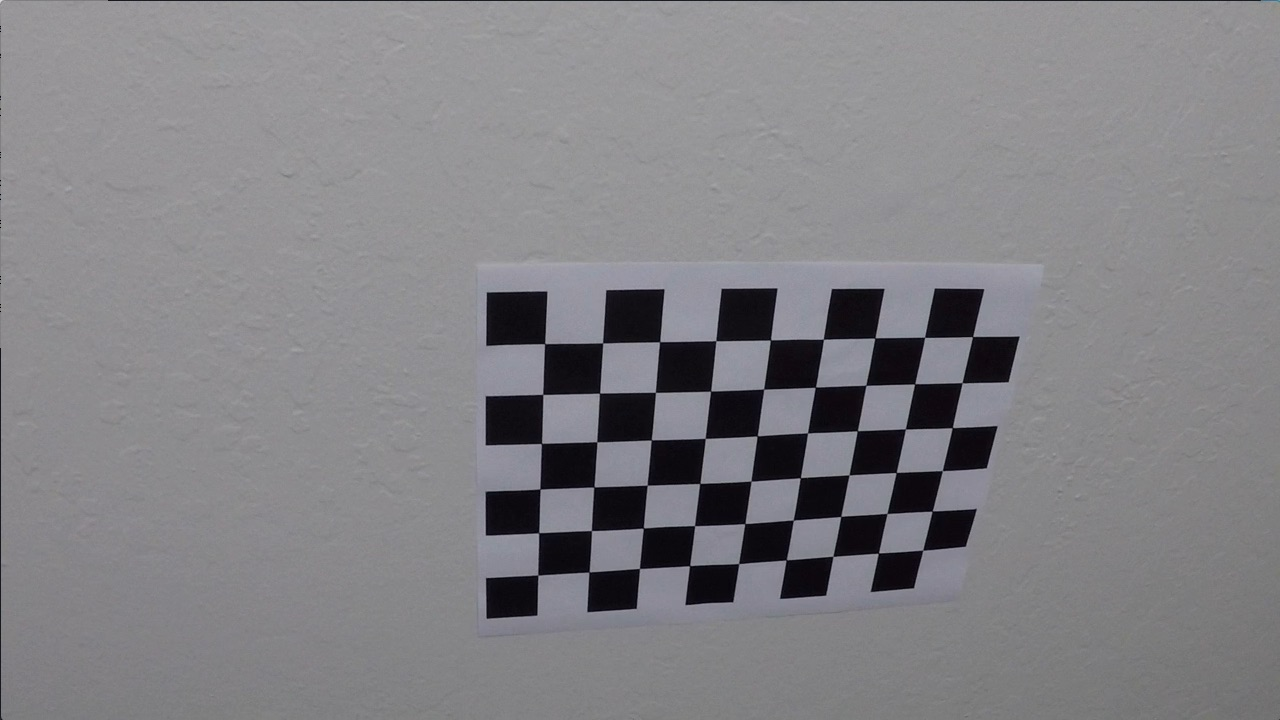
#> input picture camera_cal/calibration10.jpg, 1280 x 720 px; its folder holds only this picture in this run
$ jupyter execute --allow-errors Advance-Lane-Finding.ipynb   (shell and % lines are left out)   (older library calls are emulated)
#> lines starting #> are read from the running program, lines starting #| are printed output that depends on the picture; after the words box and inside, x2 and y2 are one past the last pixel; in counts of white or black regions, pixels touching at a corner belong together
[cell 1]
import numpy as np
import matplotlib.pyplot as plt
import matplotlib.image as mpimg
import matplotlib.gridspec as gridspec
import glob
import cv2

[cell 2]
# prepare object points
objp = np.zeros((6*9,3), np.float32)
objp[:,:2] = np.mgrid[0:9,0:6].T.reshape(-1,2)

# Arrays to store object points and image points from all the images.
objpoints = [] # 3d points in real world space
imgpoints = [] # 2d points in image plane.

# Make a list of calibration images
images = glob.glob('./camera_cal/calibration*.jpg')

# Step through the list and search for chessboard corners
for i, filename in enumerate(images):
    img = cv2.imread(filename)
#> img is the input picture: shape (720, 1280, 3); mean B, G, R 133.1, 129.4, 130.2
    img_chessboard = np.copy(img)
    gray = cv2.cvtColor(img,cv2.COLOR_BGR2GRAY)

    # Find the chessboard corners
    ret, corners = cv2.findChessboardCorners(gray, (9,6),None)
#> ret = True; corners = 54 rows, first 8: [545.3, 343.1], [602.7, 342.8], [660.1, 341.3], [715.8, 340.7], [770.6, 340], [823.5, 339.2], [874.3, 338.5], [925.1, 337.4]

    # If found, add object points, image points
    if ret == True:
        objpoints.append(objp)
        imgpoints.append(corners)

        # Draw chessboard
        cv2.drawChessboardCorners(img_chessboard, (9,6), corners, ret)
#> img_chessboard: shape (720, 1280, 3); 1.91% of pixels changed, all inside (x1, y1, x2, y2) = (532, 331, 980, 582)

#> (a cell that did not finish here is left out)

[cell 4]
def cal_undistort(img, objpoints, imgpoints):

    ret, mtx, dist, rvecs, tvecs = cv2.calibrateCamera(objpoints, imgpoints, img.shape[0:2], None, None)

    # using CV2 Undistort
    undist = cv2.undistort(img, mtx, dist, None, mtx)

    return undist

[cell 5]
# Read a test image
img = mpimg.imread("test_images/straight_lines1.jpg")
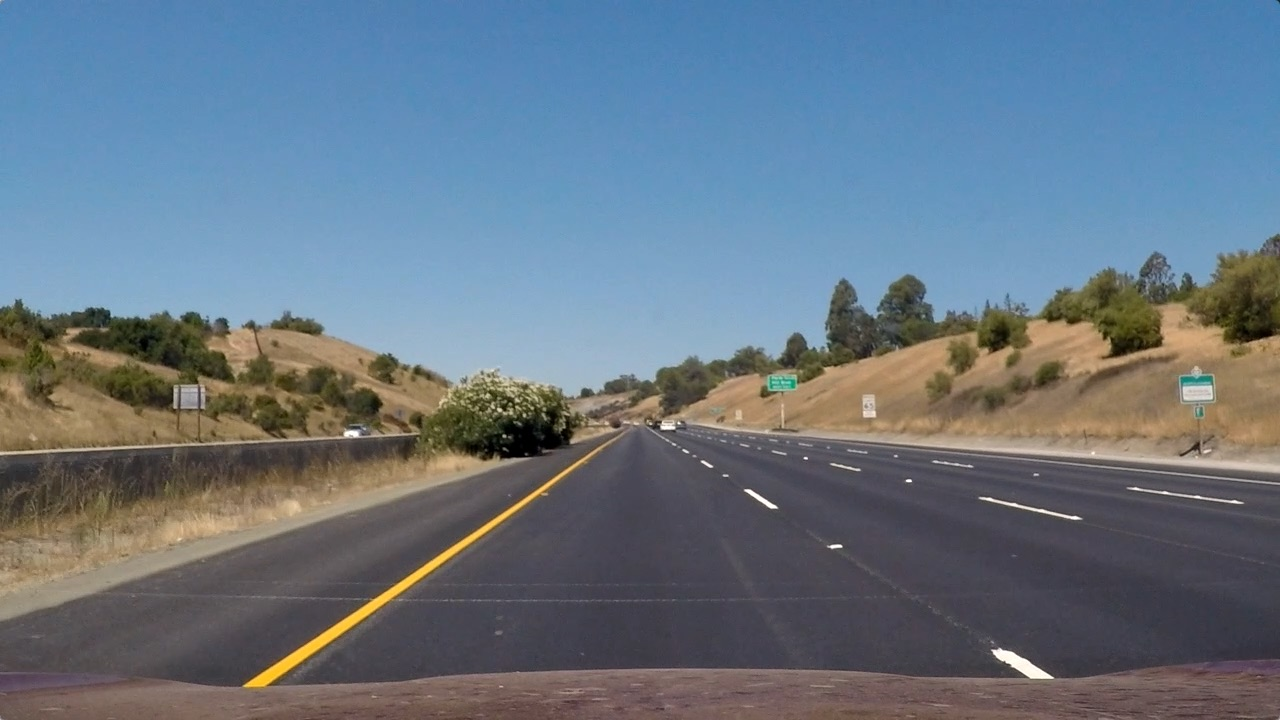
#> input picture test_images/straight_lines1.jpg, 1280 x 720 px
#> img is the input picture: shape (720, 1280, 3); mean R, G, B 103.2, 117.7, 131.2
# Undistorting the test image


img_undistorted = cal_undistort(img, objpoints, imgpoints)
#> in cal_undistort, `ret, mtx, dist, rvecs, tvecs = cv2.calibrateCamera(objpoints, imgpoint..`: ret = 0.714; mtx = [[737.2, 0, 466.5], [0, 560.8, 623.9], [0, 0, 1]]; dist = [[-0.0616, -0.0725, -0.053, 0.0274, 0.0478]]; rvecs = ([0.27, -0.164, -0.0427],); tvecs = ([1.24, -6.02, 12.79],)

# Plot Original and Undistorted Test Image
plt.figure(figsize=(20,50))
plt.subplots_adjust(hspace = .2, wspace=.05)

# Plot Original Test Image
plt.subplot(1,2,1)
plt.title('Original Test Image', fontsize=30)
fig =plt.imshow(img)

# Plot Undistorted Test Image
plt.subplot(1,2,2)
plt.title('Undistorted Test Image', fontsize=30)
fig =plt.imshow(img_undistorted)

[cell 6]
# capture image dimensions
img_size = (img.shape[1], img.shape[0])
#> img_size = (1280, 720)

#width and height
w = img.shape[1]
#> w = 1280
h = img.shape[0]
#> h = 720

print(img_size)
#| (1280, 720)
# Set parameter to source and destination point of views
top_right = (725, 455)
top_left = (555, 455)
botom_right = (1280, 680)
botom_left = (0, 680)

# Source
src = np.float32([[top_right],[top_left],[botom_right],[botom_left]])

# Destination
dst = np.float32([[w,0],[0,0],[w,h],[0,h]])

# Creating a Matriz form source and destination points and transform image
M = cv2.getPerspectiveTransform(src, dst)
warped = cv2.warpPerspective(img_undistorted, M, img_size, flags=cv2.INTER_LINEAR)

# Plot Original and Undistorted Test Image
plt.figure(figsize=(20,50))
plt.subplots_adjust(hspace = .2, wspace=.05)

# Plot Original Test Image
plt.subplot(1,2,1)
plt.title('Original Test Image', fontsize=30)
fig =plt.imshow(img)

# Plot Undistorted Test Image
plt.subplot(1,2,2)
plt.title('Warped Test Image', fontsize=30)
fig =plt.imshow(warped)

[cell 7]
#transform in gray scale
gray = cv2.cvtColor(warped, cv2.COLOR_RGB2GRAY)

#aplying CV2 Sobel
sobelx = cv2.Sobel(gray, cv2.CV_64F, 1, 0)
#Take the absolute value of the output from cv2.Sobel()
abs_sobelx = np.absolute(sobelx)
# Scale the result to an 8-bit range (0-255)
scaled_sobel = np.uint8(255*abs_sobelx/np.max(abs_sobelx))

# Apply lower and upper thresholds
thresh_min = 20
thresh_max = 100

# Create binary_output
sxbinary = np.zeros_like(scaled_sobel)
sxbinary[(scaled_sobel >= thresh_min) & (scaled_sobel <= thresh_max)] = 1
plt.imshow(sxbinary, cmap='gray')

[cell 8]
def abs_sobel_thresh(img, orient='x', thresh_min=0, thresh_max=255):
    # Convert to grayscale
#> called with orient = 'x', thresh_min = 20, thresh_max = 100
    gray = cv2.cvtColor(img, cv2.COLOR_RGB2GRAY)
    # Apply x or y gradient with the OpenCV Sobel() function
    # and take the absolute value
    if orient == 'x':
        abs_sobel = np.absolute(cv2.Sobel(gray, cv2.CV_64F, 1, 0))
    if orient == 'y':
        abs_sobel = np.absolute(cv2.Sobel(gray, cv2.CV_64F, 0, 1))
    # Rescale back to 8 bit integer
    scaled_sobel = np.uint8(255*abs_sobel/np.max(abs_sobel))
    # Create a copy and apply the threshold
    binary_output = np.zeros_like(scaled_sobel)
    # Here I'm using inclusive (>=, <=) thresholds, but exclusive is ok too
    binary_output[(scaled_sobel >= thresh_min) & (scaled_sobel <= thresh_max)] = 1

    # Return the result
    return binary_output

[cell 9]
# Run the function
grad_binary = abs_sobel_thresh(img, orient='x', thresh_min=20, thresh_max=100)
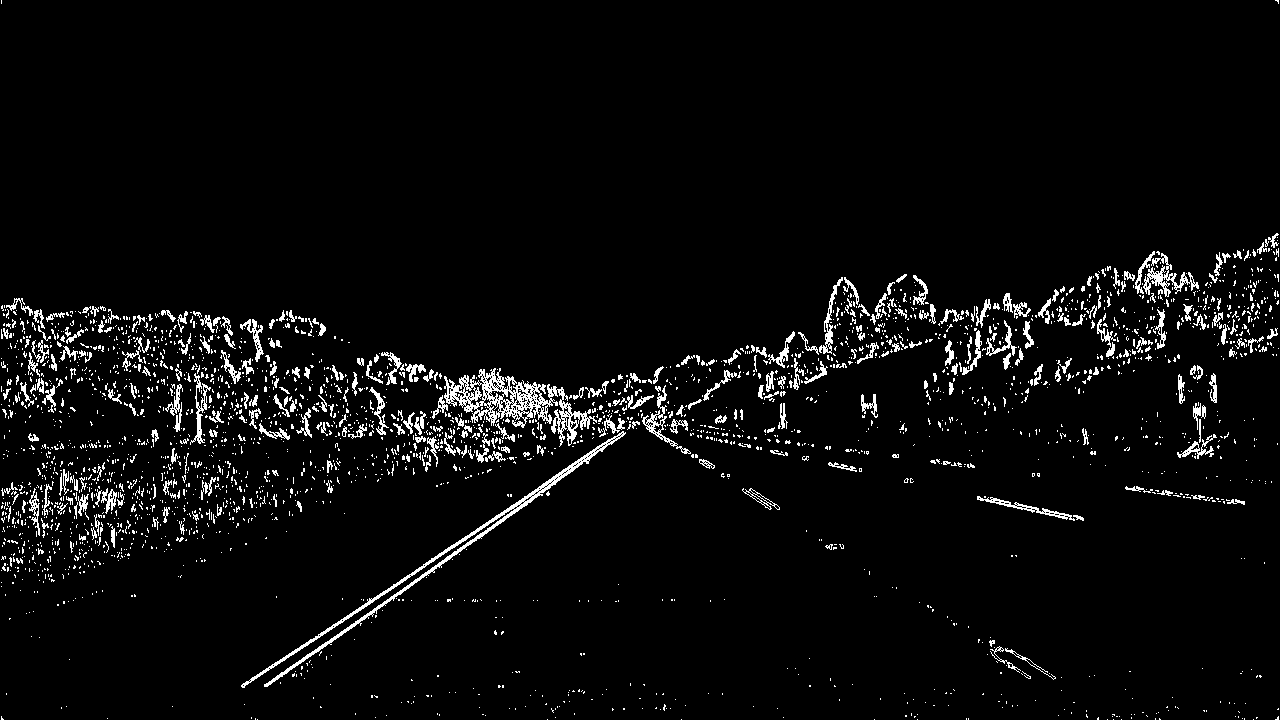
#> grad_binary: shape (720, 1280); values 0 (black) and 1 (white), 4.2% white in thin lines or dots
# Plot the result
f, (ax1, ax2) = plt.subplots(1, 2, figsize=(24, 9))
f.tight_layout()
ax1.imshow(img)
ax1.set_title('Original Image', fontsize=50)
ax2.imshow(grad_binary, cmap='gray')
ax2.set_title('Thresholded Gradient', fontsize=50)
plt.subplots_adjust(left=0., right=1, top=0.9, bottom=0.)

[cell 10]
def mag_thresh(img, sobel_kernel=3, mag_thresh=(0, 255)):

    # Convert to grayscale
#> called with sobel_kernel = 3, mag_thresh = (30, 100)
    gray = cv2.cvtColor(img, cv2.COLOR_RGB2GRAY)
    # Take both Sobel x and y gradients
    sobelx = cv2.Sobel(gray, cv2.CV_64F, 1, 0, ksize=sobel_kernel)
    sobely = cv2.Sobel(gray, cv2.CV_64F, 0, 1, ksize=sobel_kernel)
    # Calculate the gradient magnitude
    gradmag = np.sqrt(sobelx**2 + sobely**2)
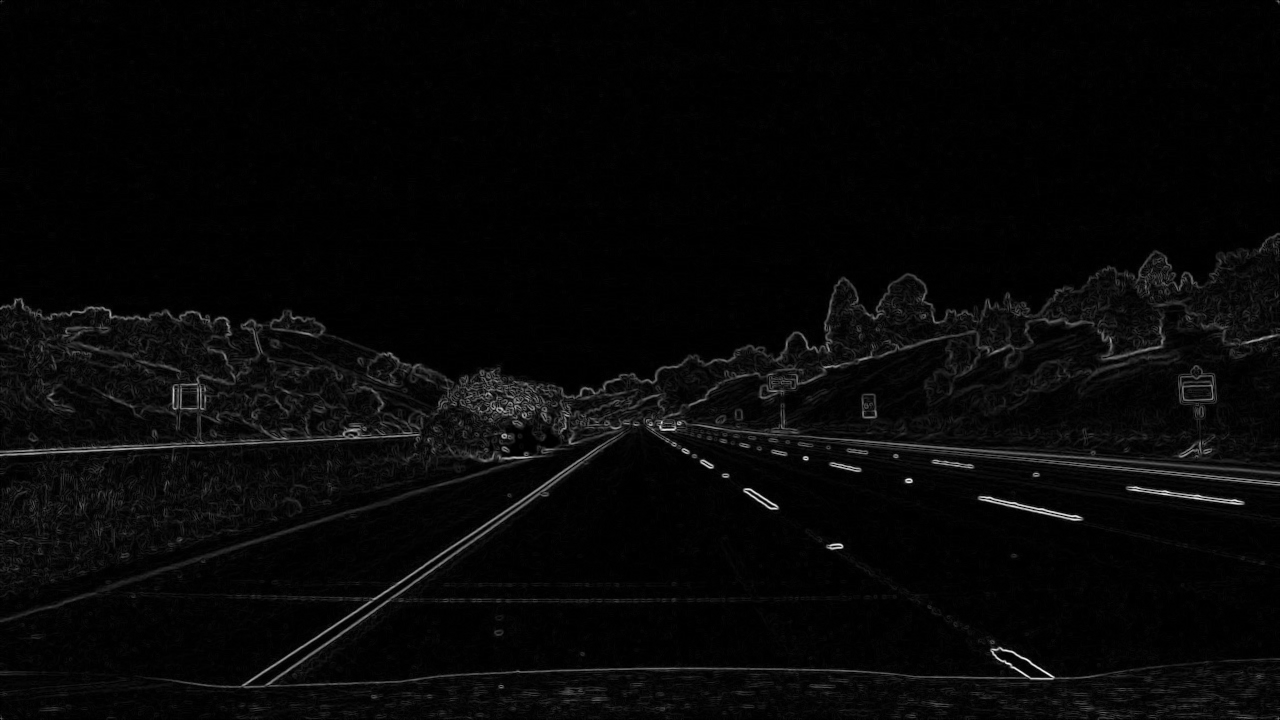
#> gradmag: shape (720, 1280) float64; min 0, max 795.5, mean 23.5; drawn with min black and max white
    # Rescale to 8 bit
    scale_factor = np.max(gradmag)/255
#> scale_factor = 3.12
    gradmag = (gradmag/scale_factor).astype(np.uint8)
    # Create a binary image of ones where threshold is met, zeros otherwise
    binary_output = np.zeros_like(gradmag)
    binary_output[(gradmag >= mag_thresh[0]) & (gradmag <= mag_thresh[1])] = 1

    return binary_output

[cell 11]
mag_binary = mag_thresh(img, sobel_kernel=3, mag_thresh=(30, 100))
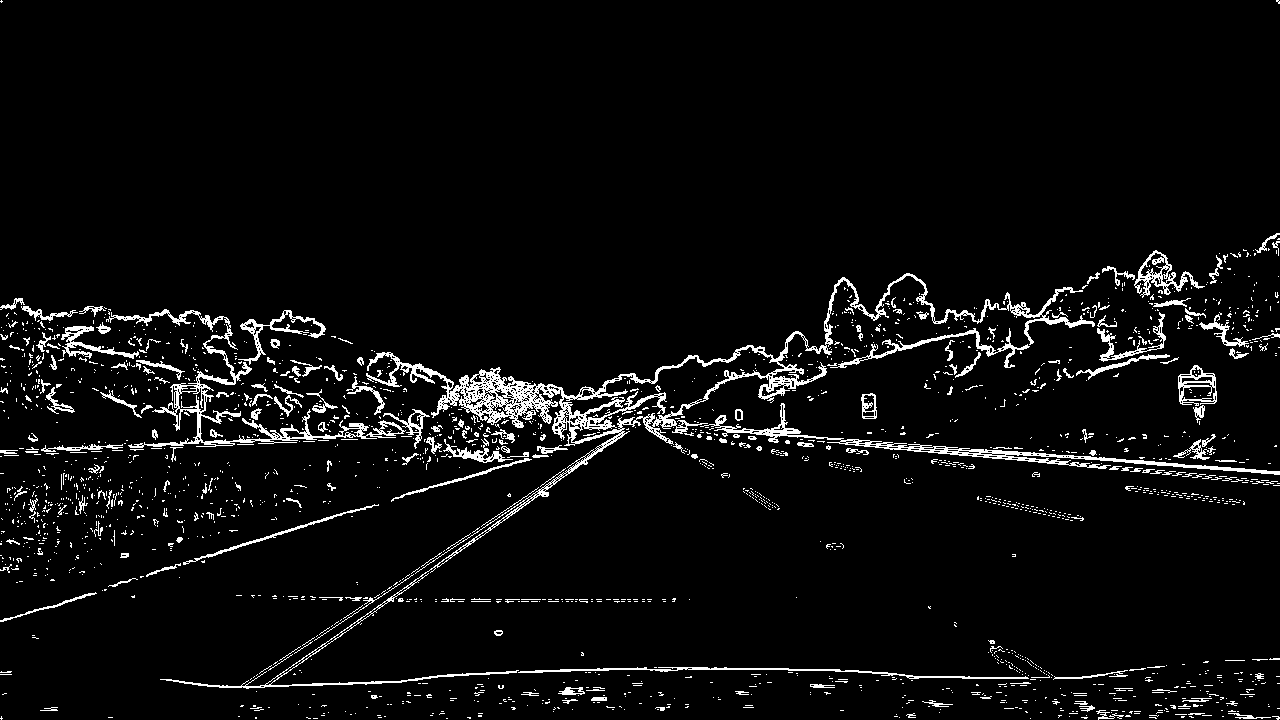
#> mag_binary: shape (720, 1280); values 0 (black) and 1 (white), 4.8% white in thin lines or dots
# Plot the result
f, (ax1, ax2) = plt.subplots(1, 2, figsize=(24, 9))
f.tight_layout()
ax1.imshow(img)
ax1.set_title('Original Image', fontsize=50)
ax2.imshow(mag_binary, cmap='gray')
ax2.set_title('Thresholded Magnitude', fontsize=50)
plt.subplots_adjust(left=0., right=1, top=0.9, bottom=0.)
